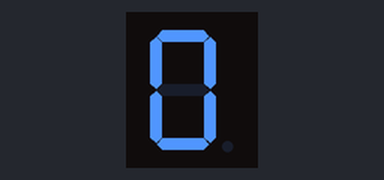
A sketch run on a simulated Arduino Uno, built with avr-gcc and run on an emulated ATmega328P. Parts: 1-digit seven-segment display. Wiring (inferred from the names in the program): 1-digit 7-segment display, segments lit when HIGH: segments pin 5, pin 6, pin 7, pin 8, pin 9, pin 10, pin 11. The segment pins are drawn as the display they are named for.

Above: at 0.1 s.
At 1.1 s:
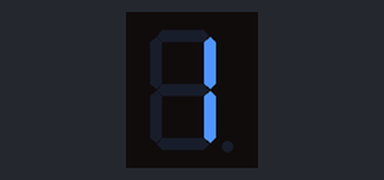
At 2.1 s:
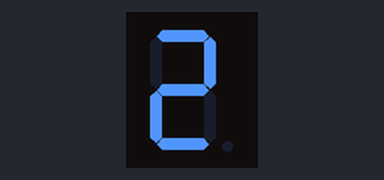
At 4.1 s:
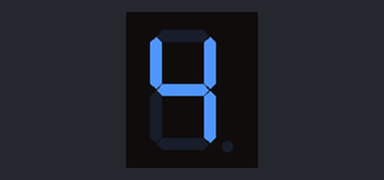
At 6.1 s:
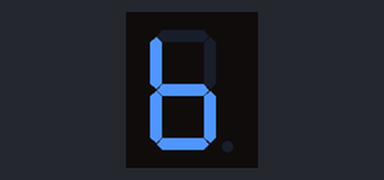
At 9.1 s:
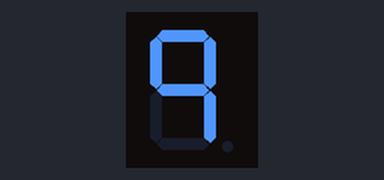

Measured:
- by itself, everything shown: repeats every 10.0 s, in 10 steps
- what the display in image 1 shows lasts 1.0 s, from 1.0 s to 2.0 s

The sketch:

display.ino
```cpp
/**********************************************************************************
**                                                                               **
**                             Display de 7 segments                             **
/**********************************************************************************

**                                                                               **
**                              Array de 8 LEDs                                  **
**                                                                               **
**                                                                               **
**********************************************************************************/


//********** Includes *************************************************************

//********** Variables ************************************************************
const int a = 5;
const int B = 6;
const int C = 7;
const int D = 8;
const int E = 9;
const int F = 10;
const int G = 11;
unsigned long Z = 1000;  //variable per al delay
//********** Setup ****************************************************************

void setup()
{
  pinMode(a, OUTPUT);     // definir el pin 5 com una sortida
  pinMode(B, OUTPUT);     // definir el pin 6 com una sortida
  pinMode(C, OUTPUT);     // definir el pin 7 com una sortida
  pinMode(D, OUTPUT);     // definir el pin 8 com una sortida
  pinMode(E, OUTPUT);     // definir el pin 9 com una sortida
  pinMode(F, OUTPUT);     // definir el pin 10 com una sortida
  pinMode(G, OUTPUT);     // definir el pin 11 com una sortida

}
//********** Loop *****************************************************************

void loop()

{

  digitalWrite(a, HIGH);    // posar a 5V el pin 5
  digitalWrite(B, HIGH);    // posar a 5V el pin 6
  digitalWrite(C, HIGH);    // posar a 5V el pin 7
  digitalWrite(D, HIGH);    // posar a 5V el pin 8
  digitalWrite(E, HIGH);    // posar a 5V el pin 9
  digitalWrite(F, HIGH);    // posar a 5V el pin 10
  digitalWrite(G, LOW);    // posar a 5V el pin 10

  delay(Z);

  digitalWrite(a, LOW);    // posar a 5V el pin 5
  digitalWrite(B, HIGH);    // posar a 5V el pin 6
  digitalWrite(C, HIGH);    // posar a 5V el pin 7
  digitalWrite(D, LOW);    // posar a 5V el pin 8
  digitalWrite(E, LOW);    // posar a 5V el pin 9
  digitalWrite(F, LOW);    // posar a 5V el pin 10
  digitalWrite(G, LOW);    // posar a 5V el pin 10

  delay(Z);

  digitalWrite(a, HIGH);    // posar a 5V el pin 5
  digitalWrite(B, HIGH);    // posar a 5V el pin 6
  digitalWrite(C, LOW);    // posar a 5V el pin 7
  digitalWrite(D, HIGH);    // posar a 5V el pin 8
  digitalWrite(E, HIGH);    // posar a 5V el pin 9
  digitalWrite(F, LOW);    // posar a 5V el pin 10
  digitalWrite(G, HIGH);    // posar a 5V el pin 10

  delay(Z);

  digitalWrite(a, HIGH);    // posar a 5V el pin 5
  digitalWrite(B, HIGH);    // posar a 5V el pin 6
  digitalWrite(C, HIGH);    // posar a 5V el pin 7
  digitalWrite(D, HIGH);    // posar a 5V el pin 8
  digitalWrite(E, LOW);    // posar a 5V el pin 9
  digitalWrite(F, LOW);    // posar a 5V el pin 10
  digitalWrite(G, HIGH);    // posar a 5V el pin 10

  delay(Z);

  digitalWrite(a, LOW);    // posar a 5V el pin 5
  digitalWrite(B, HIGH);    // posar a 5V el pin 6
  digitalWrite(C, HIGH);    // posar a 5V el pin 7
  digitalWrite(D, LOW);    // posar a 5V el pin 8
  digitalWrite(E, LOW);    // posar a 5V el pin 9
  digitalWrite(F, HIGH);    // posar a 5V el pin 10
  digitalWrite(G, HIGH);    // posar a 5V el pin 10

  delay(Z);

  digitalWrite(a, HIGH);    // posar a 5V el pin 5
  digitalWrite(B, LOW);    // posar a 5V el pin 6
  digitalWrite(C, HIGH);    // posar a 5V el pin 7
  digitalWrite(D, HIGH);    // posar a 5V el pin 8
  digitalWrite(E, LOW);    // posar a 5V el pin 9
  digitalWrite(F, HIGH);    // posar a 5V el pin 10
  digitalWrite(G, HIGH);    // posar a 5V el pin 10

  delay(Z);

  digitalWrite(a, LOW);    // posar a 5V el pin 5
  digitalWrite(B, LOW);    // posar a 5V el pin 6
  digitalWrite(C, HIGH);    // posar a 5V el pin 7
  digitalWrite(D, HIGH);    // posar a 5V el pin 8
  digitalWrite(E, HIGH);    // posar a 5V el pin 9
  digitalWrite(F, HIGH);    // posar a 5V el pin 10
  digitalWrite(G, HIGH);    // posar a 5V el pin 10

  delay(Z);

  digitalWrite(a, HIGH);    // posar a 5V el pin 5
  digitalWrite(B, HIGH);    // posar a 5V el pin 6
  digitalWrite(C, HIGH);    // posar a 5V el pin 7
  digitalWrite(D, LOW);    // posar a 5V el pin 8
  digitalWrite(E, LOW);    // posar a 5V el pin 9
  digitalWrite(F, LOW);    // posar a 5V el pin 10
  digitalWrite(G, LOW);    // posar a 5V el pin 10

  delay(Z);

  digitalWrite(a, HIGH);    // posar a 5V el pin 5
  digitalWrite(B, HIGH);    // posar a 5V el pin 6
  digitalWrite(C, HIGH);    // posar a 5V el pin 7
  digitalWrite(D, HIGH);    // posar a 5V el pin 8
  digitalWrite(E, HIGH);    // posar a 5V el pin 9
  digitalWrite(F, HIGH);    // posar a 5V el pin 10
  digitalWrite(G, HIGH);    // posar a 5V el pin 10

  delay(Z);

  digitalWrite(a, HIGH);    // posar a 5V el pin 5
  digitalWrite(B, HIGH);    // posar a 5V el pin 6
  digitalWrite(C, HIGH);    // posar a 5V el pin 7
  digitalWrite(D, LOW);    // posar a 5V el pin 8
  digitalWrite(E, LOW);    // posar a 5V el pin 9
  digitalWrite(F, HIGH);    // posar a 5V el pin 10
  digitalWrite(G, HIGH);    // posar a 5V el pin 10

  delay(Z);

}
//********** Funcions **********************************************************
```
